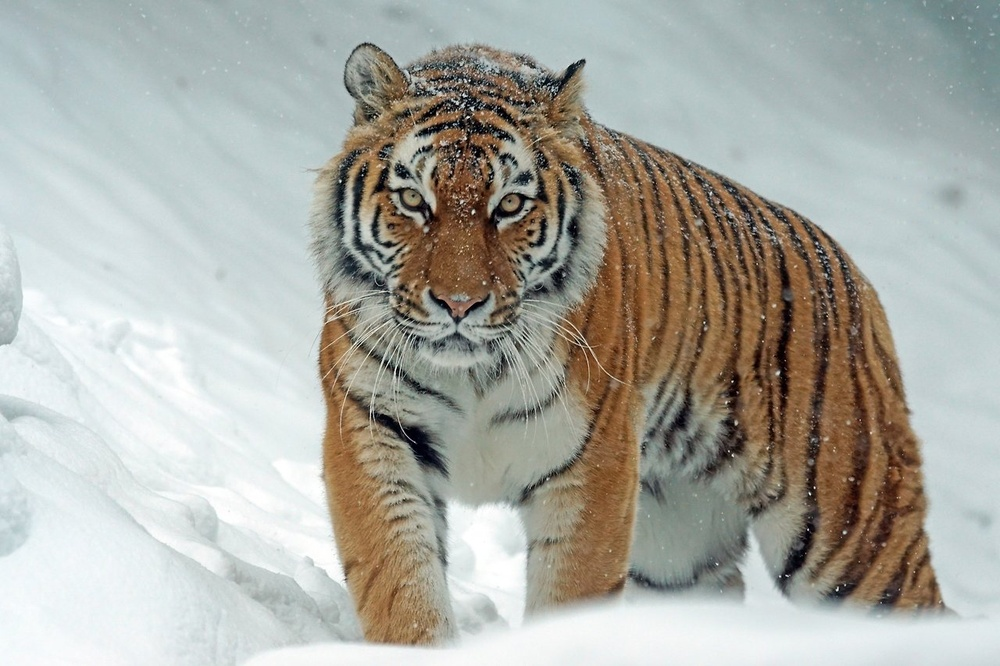
#> input picture imgs/tiger.jpg, 1000 x 666 px, shrunk from 1280 x 853 before the run
$ python main.py
#> lines starting #> are read from the running program, lines starting #| are printed output that depends on the picture; after the words box and inside, x2 and y2 are one past the last pixel; in counts of white or black regions, pixels touching at a corner belong together
import cv2

img_dir = 'imgs'
img_src = 'tiger.jpg'
img = cv2.imread(f'{img_dir}/{img_src}')
#> img is the input picture: shape (666, 1000, 3); mean B, G, R 163.3, 170.7, 170.4

if img is None:
    raise FileNotFoundError(f"{img_dir}/{img_src} 파일을 찾을 수 없습니다.")

median_ksize = 7   # <, >
block_size = 9     # [, ]
c_value = 2        # -, +

while True:
    color = cv2.bilateralFilter(img, d=9, sigmaColor=120, sigmaSpace=120)

    gray = cv2.cvtColor(img, cv2.COLOR_BGR2GRAY)
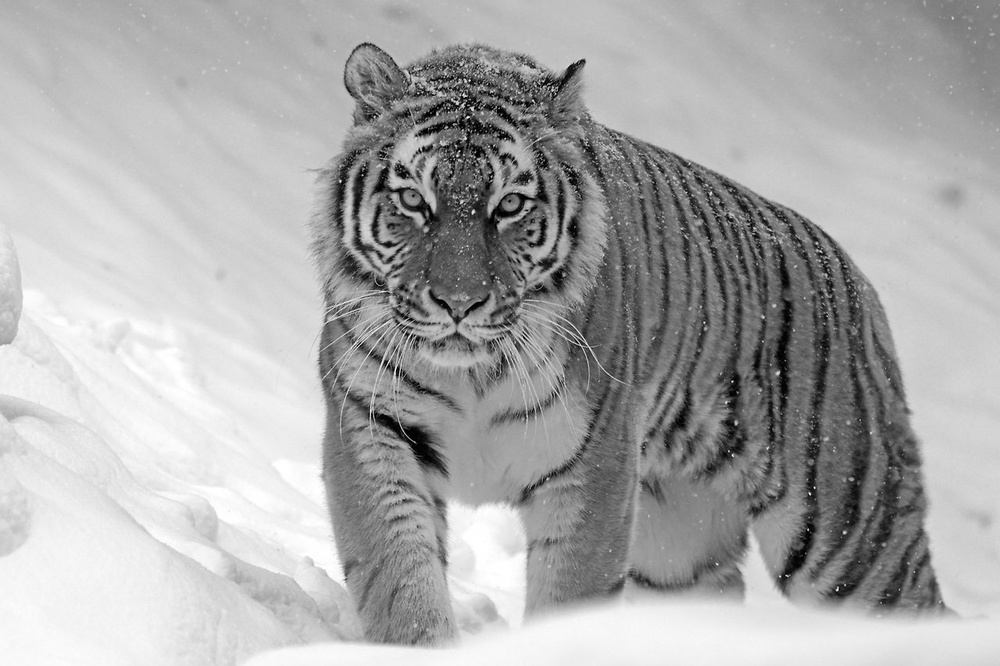
#> gray: shape (666, 1000); min 0, max 255, mean 169.8
    gray = cv2.medianBlur(gray, median_ksize)
    edges = cv2.adaptiveThreshold(
        gray,
        255,
        cv2.ADAPTIVE_THRESH_MEAN_C,
        cv2.THRESH_BINARY,
        block_size,
        c_value,
    )
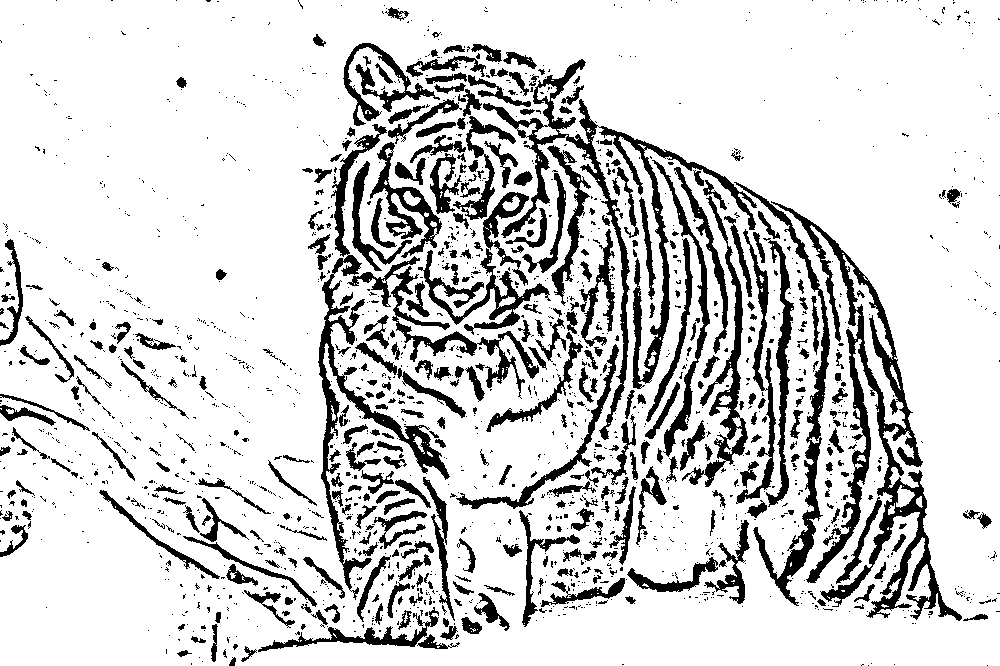
#> edges: shape (666, 1000); 83% white; 1783 black regions (1395 under 20 px), largest, box (x1, y1, x2, y2) and area: (771, 201, 962, 621) 11584, (483, 59, 757, 440) 8937, (318, 124, 450, 600) 6405

    cartoon = cv2.bitwise_and(color, color, mask=edges)
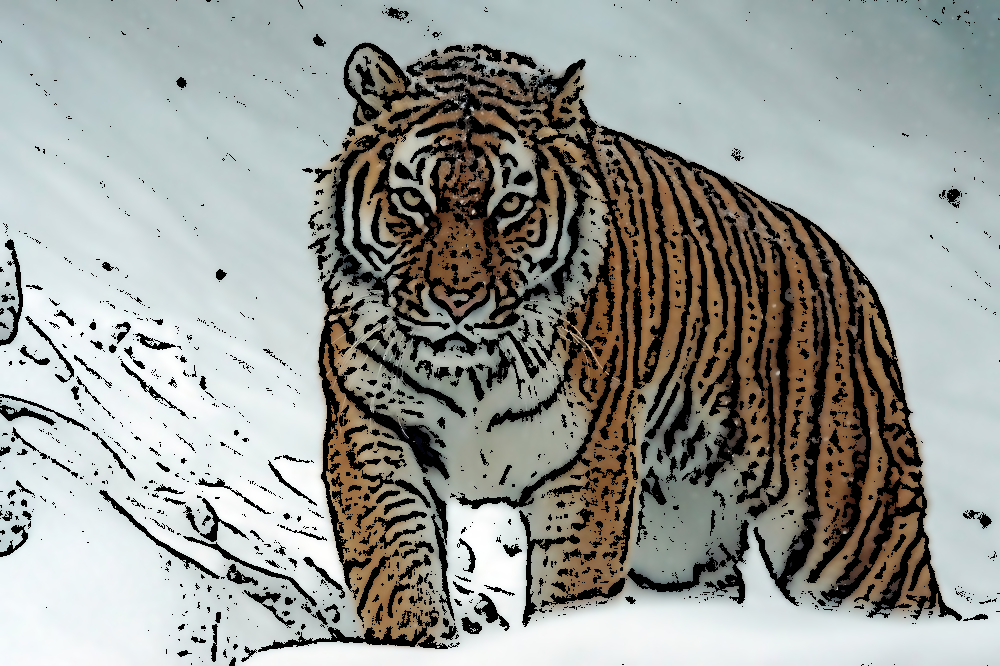
#> cartoon: shape (666, 1000, 3); mean B, G, R 147.9, 152.9, 150.6

    display = cartoon.copy()
    cv2.putText(
        display,
        f"C(+/-): {c_value}  blockSize([/]): {block_size}  medianBlur(</>): {median_ksize}",
        (10, 30),
        cv2.FONT_HERSHEY_SIMPLEX,
        0.7,
        (255, 255, 255),
        2,
        cv2.LINE_AA,
    )
    cv2.putText(
        display,
        "Enter: Save  |  Q or ESC: Exit",
        (10, 60),
        cv2.FONT_HERSHEY_SIMPLEX,
        0.6,
        (255, 255, 255),
        2,
        cv2.LINE_AA,
    )
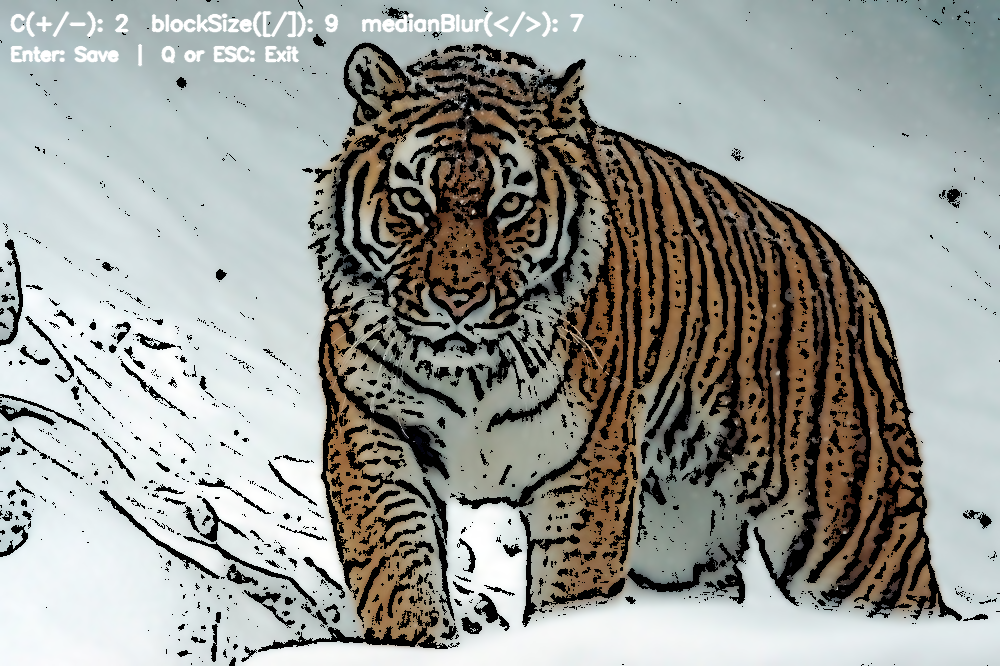
#> display: shape (666, 1000, 3); mean B, G, R 148.6, 153.6, 151.4

    cv2.imshow('Cartoon', display)

    key = cv2.waitKey(30) & 0xFF
#> (key q is pressed here)
    if key in (27, ord('q')):
        break

    if key in (10, 13):
        save_name = f"{img_dir}/cartoon_{img_src}"
        cv2.imwrite(save_name, cartoon)
        print(f"저장 완료: {save_name}")

    if key == ord('-'):
        c_value -= 1
    elif key in (ord('+'), ord('=')):
        c_value += 1

    elif key == ord('['):
        block_size = max(3, block_size - 2)
    elif key == ord(']'):
        block_size += 2

    elif key in (ord(','), ord('<')):
        median_ksize = max(3, median_ksize - 2)
    elif key in (ord('.'), ord('>')):
        median_ksize += 2

cv2.destroyAllWindows()

$ run again, with imgs/cartoon_karina_default.jpg copied over imgs/tiger.jpg
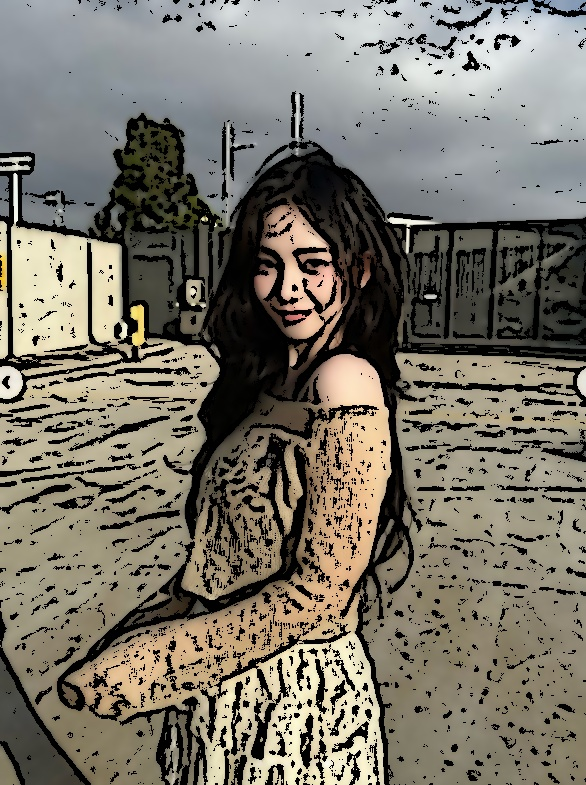
#> input picture imgs/cartoon_karina_default.jpg, 586 x 785 px
#> img is the input picture: shape (785, 586, 3); mean B, G, R 105.4, 116.9, 121.7
#> `edges = cv2.adaptiveThreshold( gray, 255, cv2.ADAPTIVE_THRESH_MEAN_C, ..`:
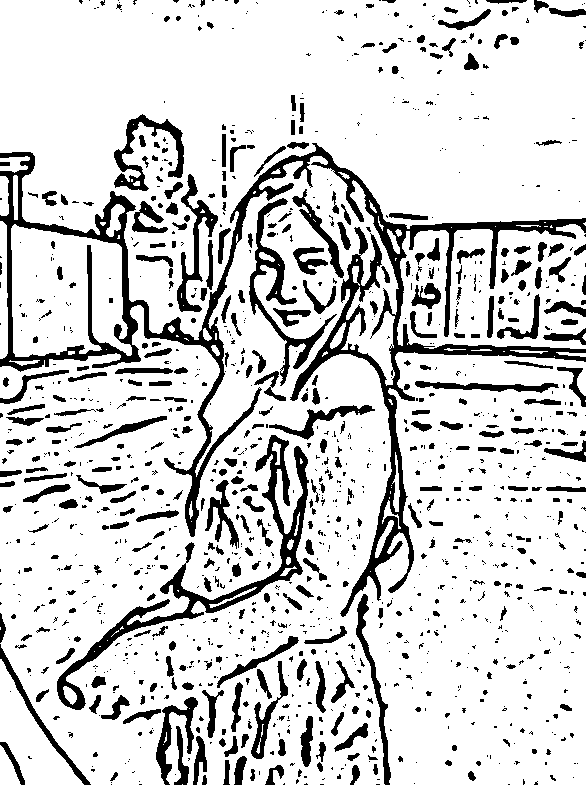
#> edges: shape (785, 586); 83.1% white; 1288 black regions (894 under 20 px), largest, box (x1, y1, x2, y2) and area: (0, 143, 586, 617) 23455, (57, 435, 309, 710) 6022, (249, 198, 337, 386) 2391
#> `cv2.putText( display, "Enter: Save  |  Q or ESC: Exit", (10, 60), cv2...`:
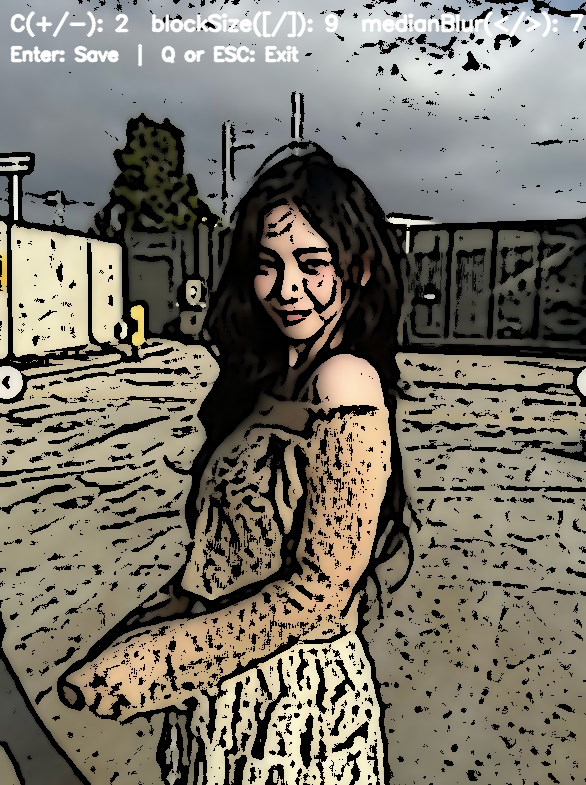
#> display: shape (785, 586, 3); mean B, G, R 104, 115.4, 119.9
